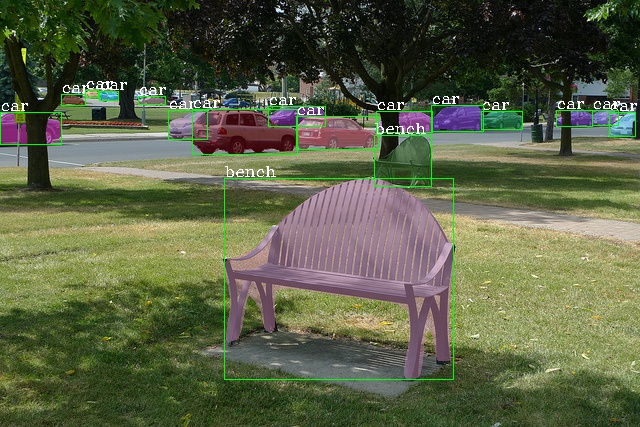
#> input picture OD_models/mmdetection/resources/coco_test_12510.jpg, 640 x 427 px; its folder holds only this picture in this run
$ python -i augmentations.py   (imports and definitions only)
#> lines starting #> are read from the running program, lines starting #| are printed output that depends on the picture
### models/yolo/utils/general.py
# YOLOv5 🚀 by Ultralytics, GPL-3.0 license
"""
General utils
"""

import contextlib
import glob
import inspect
import logging
import math
import os
import platform
import random
import re
import shutil
import signal
import threading
import time
import urllib
from datetime import datetime
from itertools import repeat
from multiprocessing.pool import ThreadPool
from pathlib import Path
from subprocess import check_output
from typing import Optional
from zipfile import ZipFile

import cv2
import numpy as np
import pandas as pd
import pkg_resources as pkg
import torch
import torchvision
import yaml
from .init_yolo import TryExcept, emojis
from .downloads import gsutil_getsize,curl_download
from  .metrics import box_iou, fitness
# from ..utils.init_yolo import TryExcept, emojis
# from ..utils.downloads import gsutil_getsize,curl_download
# from ..utils.metrics import box_iou, fitness

FILE = Path(__file__).resolve()
ROOT = FILE.parents[1]  # YOLOv5 root directory
RANK = int(os.getenv('RANK', -1))

# Settings
NUM_THREADS = min(8, max(1, os.cpu_count() - 1))  # number of YOLOv5 multiprocessing threads
DATASETS_DIR = Path(os.getenv('YOLOv5_DATASETS_DIR', ROOT.parent / 'datasets'))  # global datasets directory
AUTOINSTALL = str(os.getenv('YOLOv5_AUTOINSTALL', True)).lower() == 'true'  # global auto-install mode
VERBOSE = str(os.getenv('YOLOv5_VERBOSE', True)).lower() == 'true'  # global verbose mode
TQDM_BAR_FORMAT = '{l_bar}{bar:10}{r_bar}'  # tqdm bar format
FONT = 'Arial.ttf'  # https://ultralytics.com/assets/Arial.ttf

torch.set_printoptions(linewidth=320, precision=5, profile='long')
#> (this line was passed over: torch is not available in this run)
np.set_printoptions(linewidth=320, formatter={'float_kind': '{:11.5g}'.format})  # format short g, %precision=5
pd.options.display.max_columns = 10
cv2.setNumThreads(0)  # prevent OpenCV from multithreading (incompatible with PyTorch DataLoader)
os.environ['NUMEXPR_MAX_THREADS'] = str(NUM_THREADS)  # NumExpr max threads
os.environ['OMP_NUM_THREADS'] = '1' if platform.system() == 'darwin' else str(NUM_THREADS)  # OpenMP (PyTorch and SciPy)
os.environ['TF_CPP_MIN_LOG_LEVEL'] = '2'  # suppress verbose TF compiler warnings in Colab


# [4 lines left out: function is_ascii, not called in this run]


def is_chinese(s='人工智能'):
    # Is string composed of any Chinese characters?
    return bool(re.search('[\u4e00-\u9fff]', str(s)))


def is_colab():
    # Is environment a Google Colab instance?
    return 'google.colab' in sys.modules


# [12 lines left out: function is_jupyter, not called in this run]


def is_kaggle():
    # Is environment a Kaggle Notebook?
    return os.environ.get('PWD') == '/kaggle/working' and os.environ.get('KAGGLE_URL_BASE') == 'https://www.kaggle.com'


# [23 lines left out: functions is_docker, is_writeable, not called in this run]


LOGGING_NAME = 'yolov5'


def set_logging(name=LOGGING_NAME, verbose=True):
    # sets up logging for the given name
#> further down, picture is the input picture: shape (427, 640, 3); mean B, G, R 69.1, 97.4, 91
    rank = int(os.getenv('RANK', -1))  # rank in world for Multi-GPU trainings
    level = logging.INFO if verbose and rank in {-1, 0} else logging.ERROR
    logging.config.dictConfig({
        'version': 1,
        'disable_existing_loggers': False,
        'formatters': {
            name: {
                'format': '%(message)s'}},
        'handlers': {
            name: {
                'class': 'logging.StreamHandler',
                'formatter': name,
                'level': level,}},
        'loggers': {
            name: {
                'level': level,
                'handlers': [name],
                'propagate': False,}}})


set_logging(LOGGING_NAME)  # run before defining LOGGER
LOGGER = logging.getLogger(LOGGING_NAME)  # define globally (used in train.py, val.py, detect.py, etc.)
if platform.system() == 'Windows':
    for fn in LOGGER.info, LOGGER.warning:
        setattr(LOGGER, fn.__name__, lambda x: fn(emojis(x)))  # emoji safe logging


# [11 lines left out: function user_config_dir, not called in this run]


CONFIG_DIR = user_config_dir()  # Ultralytics settings dir


class Profile(contextlib.ContextDecorator):
    # YOLOv5 Profile class. Usage: @Profile() decorator or 'with Profile():' context manager
    def __init__(self, t=0.0):
        self.t = t
        self.cuda = torch.cuda.is_available()

    def __enter__(self):
        self.start = self.time()
        return self

    def __exit__(self, type, value, traceback):
        self.dt = self.time() - self.start  # delta-time
        self.t += self.dt  # accumulate dt

    # [24 lines left out: functions time, try_except, threaded, not called in this run]


class Timeout(contextlib.ContextDecorator):
    # YOLOv5 Timeout class. Usage: @Timeout(seconds) decorator or 'with Timeout(seconds):' context manager
    # [4 lines left out: function __init__, not called in this run]

    def _timeout_handler(self, signum, frame):
        raise TimeoutError(self.timeout_message)

    # [10 lines left out: functions __enter__, __exit__, not called in this run]


class WorkingDirectory(contextlib.ContextDecorator):
    # Usage: @WorkingDirectory(dir) decorator or 'with WorkingDirectory(dir):' context manager
    def __init__(self, new_dir):
        self.dir = new_dir  # new dir
        self.cwd = Path.cwd().resolve()  # current dir

    def __enter__(self):
        os.chdir(self.dir)

    def __exit__(self, exc_type, exc_val, exc_tb):
        os.chdir(self.cwd)


def methods(instance):
    # Get class/instance methods
    return [f for f in dir(instance) if callable(getattr(instance, f)) and not f.startswith('__')]


# [28 lines left out: functions print_args, init_seeds, not called in this run]


def intersect_dicts(da, db, exclude=()):
    # Dictionary intersection of matching keys and shapes, omitting 'exclude' keys, using da values
    return {k: v for k, v in da.items() if k in db and all(x not in k for x in exclude) and v.shape == db[k].shape}


# [104 lines left out: functions get_default_args, get_latest_run, file_age, file_date, file_size, check_online and 3 more, not called in this run]


def check_python(minimum='3.7.0'):
    # Check current python version vs. required python version
    check_version(platform.python_version(), minimum, name='Python ', hard=True)


# [85 lines left out: functions check_requirements, check_version, check_img_size, check_imshow, check_suffix, not called in this run]


def check_yaml(file, suffix=('.yaml', '.yml')):
    # Search/download YAML file (if necessary) and return path, checking suffix
    return check_file(file, suffix)


# [211 lines left out: functions check_file, check_font, check_dataset, check_amp, yaml_load, yaml_save and 4 more, not called in this run]


def clean_str(s):
    # Cleans a string by replacing special characters with underscore _
    return re.sub(pattern='[|@#!¡·$€%&()=?¿^*;:,¨´><+]', repl='_', string=s)


def one_cycle(y1=0.0, y2=1.0, steps=100):
    # lambda function for sinusoidal ramp from y1 to y2 https://arxiv.org/pdf/1812.01187.pdf
    return lambda x: ((1 - math.cos(x * math.pi / steps)) / 2) * (y2 - y1) + y1


# [452 lines left out: functions colorstr, labels_to_class_weights, labels_to_image_weights, coco80_to_coco91_class, scale_coords, clip_coords and 17 more, not called in this run]


# OpenCV Multilanguage-friendly functions ------------------------------------------------------------------------------------
imshow_ = cv2.imshow  # copy to avoid recursion errors


def imread(filename, flags=cv2.IMREAD_COLOR):
    return cv2.imdecode(np.fromfile(filename, np.uint8), flags)


# [6 lines left out: function imwrite, not called in this run]


def imshow(path, im):
    imshow_(path.encode('unicode_escape').decode(), im)


if Path(inspect.stack()[0].filename).parent.parent.as_posix() in inspect.stack()[-1].filename:
    cv2.imread, cv2.imwrite, cv2.imshow = imread, imwrite, imshow  # redefine

# Variables ------------------------------------------------------------------------------------------------------------

### models/yolo/utils/augmentations.py
# YOLOv5 🚀 by Ultralytics, GPL-3.0 license
"""
Image augmentation functions
"""

import logging
import math
import random

import cv2
import numpy as np

from ..utils.general import colorstr, segment2box, resample_segments, check_version
from ..utils.metrics import bbox_ioa


class Albumentations:
    # YOLOv5 Albumentations class (optional, only used if package is installed)
    # [27 lines left out: functions __init__, __call__, not called in this run]


def augment_hsv(im, hgain=0.5, sgain=0.5, vgain=0.5):
    # HSV color-space augmentation
#> called with hgain = 0.5, sgain = 0.5, vgain = 0.5
    if hgain or sgain or vgain:
        r = np.random.uniform(-1, 1, 3) * [hgain, sgain, vgain] + 1  # random gains
        hue, sat, val = cv2.split(cv2.cvtColor(im, cv2.COLOR_BGR2HSV))
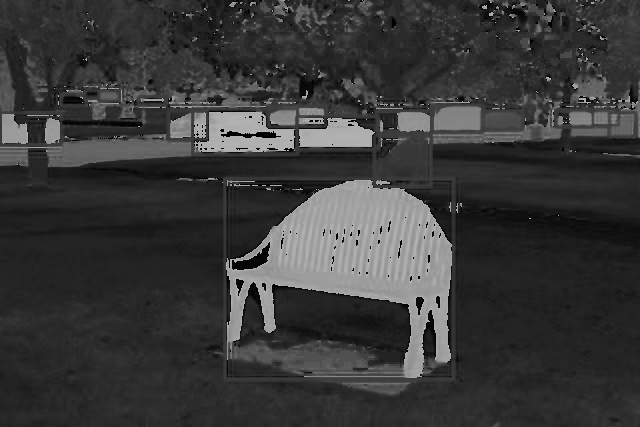
#> hue: shape (427, 640); min 0, max 179, mean 56.9
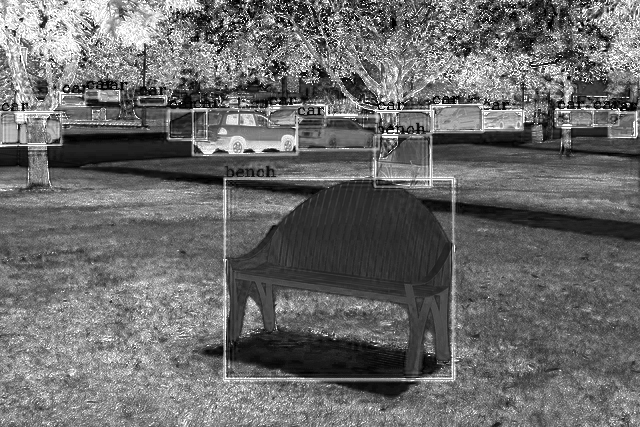
#> sat: shape (427, 640); min 0, max 255, mean 106.9
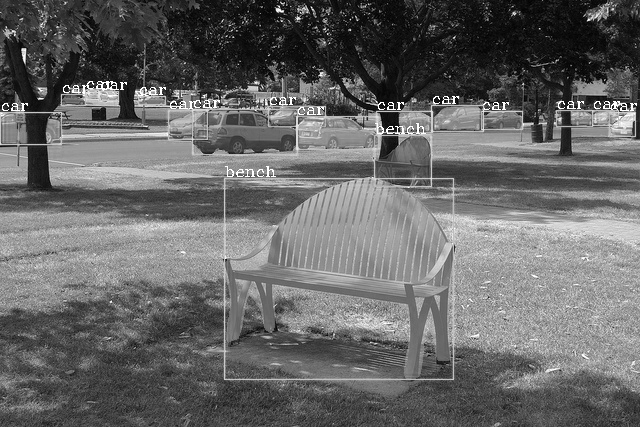
#> val: shape (427, 640); min 0, max 255, mean 102.9
        dtype = im.dtype  # uint8

        x = np.arange(0, 256, dtype=r.dtype)
        lut_hue = ((x * r[0]) % 180).astype(dtype)
        lut_sat = np.clip(x * r[1], 0, 255).astype(dtype)
#> lut_sat = 256 values from 0 to 255
        lut_val = np.clip(x * r[2], 0, 255).astype(dtype)
#> lut_val = 256 values from 0 to 255

        im_hsv = cv2.merge((cv2.LUT(hue, lut_hue), cv2.LUT(sat, lut_sat), cv2.LUT(val, lut_val)))
#> im_hsv: shape (427, 640, 3); mean H, S, V 54.6, 127.4, 112.8
        cv2.cvtColor(im_hsv, cv2.COLOR_HSV2BGR, dst=im)  # no return needed


# [215 lines left out: functions hist_equalize, replicate, letterbox, random_perspective, copy_paste, cutout and 2 more, not called in this run]

>>> import cv2
>>> picture = cv2.imread('../../../OD_models/mmdetection/resources/coco_test_12510.jpg')
>>> result = augment_hsv(picture)
